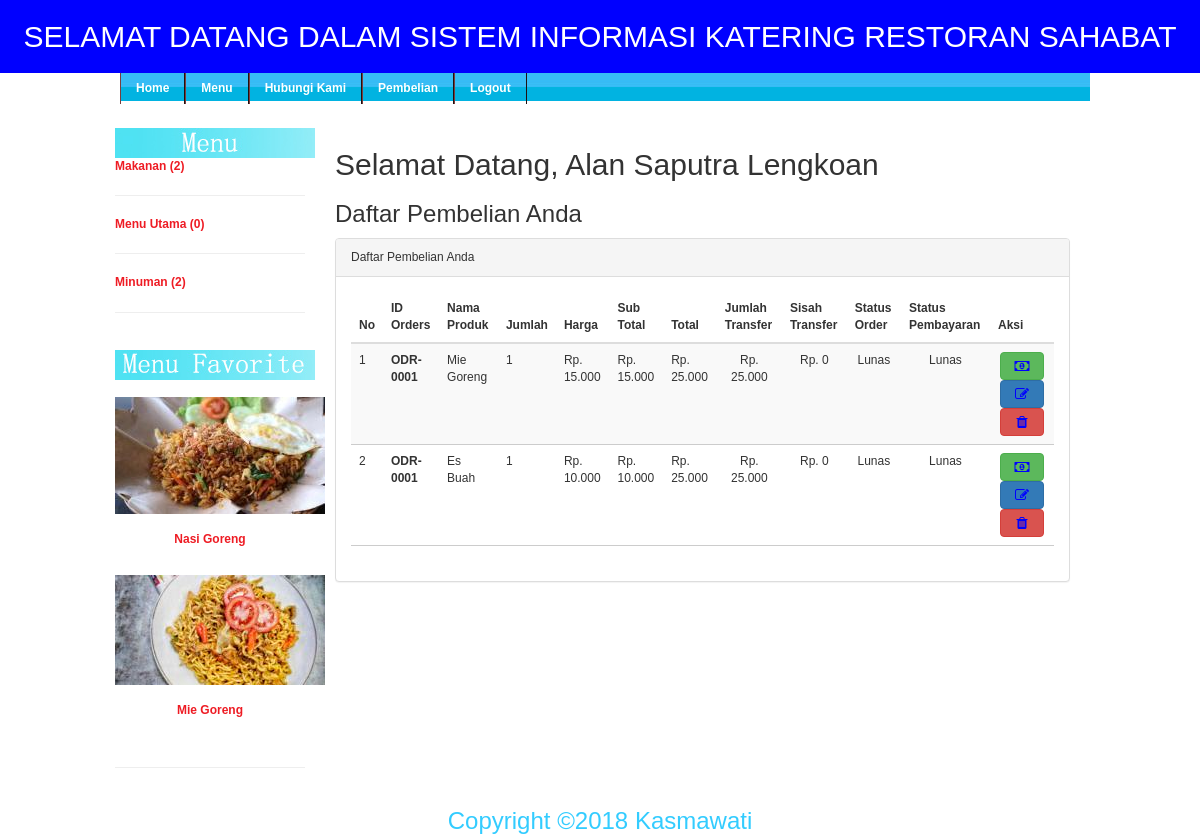
The app's page /user/pembelian.php (signed in) with its own data.
### tables this page shows
CREATE TABLE `kategori` (
  `id_kategori` int(5) NOT NULL,
  `nama_kategori` varchar(100) NOT NULL,
  `kategori_seo` varchar(100) NOT NULL
);

CREATE TABLE `produk` (
  `id_produk` varchar(10) NOT NULL,
  `id_kategori` int(5) NOT NULL,
  `nama_produk` varchar(100) NOT NULL,
  `produk_seo` varchar(100) NOT NULL,
  `deskripsi` text NOT NULL,
  `harga_p` int(20) NOT NULL,
  `stok` int(5) NOT NULL,
  `berat` decimal(5,2) UNSIGNED NOT NULL DEFAULT '0.00',
  `tgl_masuk` date NOT NULL,
  `gambar` varchar(100) NOT NULL,
  `dibeli` int(5) NOT NULL DEFAULT '1'
);

CREATE TABLE `orders` (
  `id_orders` varchar(10) NOT NULL,
  `uid` varchar(10) NOT NULL,
  `nama_kustomer` varchar(100) NOT NULL,
  `alamat` text NOT NULL,
  `telpon` varchar(20) NOT NULL,
  `email` varchar(50) NOT NULL,
  `status_order` varchar(50) NOT NULL DEFAULT 'Baru',
  `status_pembayaran` varchar(20) NOT NULL,
  `jam_p` time NOT NULL,
  `tgl_p` date NOT NULL,
  `tgl_order` date NOT NULL,
  `jam_order` time NOT NULL
);

CREATE TABLE `orders_detail` (
  `id_orders` varchar(10) NOT NULL,
  `id_produk` varchar(10) NOT NULL,
  `jumlah` int(5) NOT NULL,
  `harga` varchar(20) NOT NULL,
  `total` varchar(20) NOT NULL,
  `transfer` varchar(20) NOT NULL,
  `sisah` varchar(20) NOT NULL
);

### user/pembelian.php (the view, shortened to what this page needs)
<?php
  include_once "../config/koneksi.php";
  $user  = $_SESSION['username'];
  $sql   = "SELECT * FROM admins WHERE username = '$user'";
  $query = mysqli_query($koneksi, $sql);
  while ($data = mysqli_fetch_array($query, MYSQLI_ASSOC)) {
    $uid  = $data['uid'];
    $nama = $data['nama_lengkap'];
  }
?>
<!DOCTYPE html PUBLIC "-//W3C//DTD XHTML 1.0 Transitional//EN" "http://www.w3.org/TR/xhtml1/DTD/xhtml1-transitional.dtd">
<html xmlns="http://www.w3.org/1999/xhtml">
<head>
  <?php include_once 'head.php'; ?>
</head>
<body>
  <div class="judul">
    <h2 class="judul-text">Selamat Datang Dalam Sistem Informasi Katering Restoran Sahabat</h2>
  </div>
<div id="wrapper">
  <div id="header">
    <?php include_once 'menu.php'; ?>
  </div>
  <div id="leftcontent">
    <p>&nbsp;</p>
  </div>
  <div id="middlecontent">
    <img src="../images/bar2.jpg" width="200" height="30" />
    <p>
      <?php include "kiri.php"; ?>
    </p>
  </div>
  <div id="rightcontent">
    <h2>Selamat Datang, <?php echo $nama; ?></h2>
    <h3>Daftar Pembelian Anda</h3>
    <div class="row">
      <div class="col-lg-12">
        <div class="panel panel-default">
          <div class="panel-heading">
              Daftar Pembelian Anda
          </div>
          <div class="panel-body">
            <div class="table-responsive">
              <table class="table table-striped">
                <thead>
                  <tr>
                    <th>No</th>
                    <th>ID Orders</th>
                    <th>Nama Produk</th>
                    <th>Jumlah</th>
                    <th>Harga</th>
                    <th>Sub Total</th>
                    <th>Total</th>
                    <th>Jumlah Transfer</th>
                    <th>Sisah Transfer</th>
                    <th>Status Order</th>
                    <th>Status Pembayaran</th>
                    <th>Aksi</th>
                  </tr>
                </thead>
                <tbody>
                  <?php
                  $sql   = "SELECT a.*, b.*, c.* FROM orders AS a
                            INNER JOIN orders_detail AS b ON a.id_orders=b.id_orders
                            INNER JOIN produk AS c ON b.id_produk=c.id_produk WHERE uid = '$uid' ORDER BY uid DESC";
                  $query = mysqli_query($koneksi, $sql);
                  $no = 1;
                  while ($data = mysqli_fetch_array($query, MYSQLI_ASSOC)) {
                    $status = $data['status_pembayaran'];
                    if ($status == "P" || $status == "L" || $status == "M") {
                      $ket = "Dalam Proses";
                    } else if ($status == "Panjar") {
                      $ket = "Panjar";
                    } else if ($status == "Lunas") {
                      $ket = "Lunas";
                    } else if ($status == "Menunggu") {
                      $ket = "Menunggu";
                    } else {
                      $ket = "Tidak di Proses";
                    }
                  ?>
                  <tr>
                    <td><?php echo $no++; ?></td>
                    <td><b><?php echo $data['id_orders']; ?></b> </td>
                    <td><?php echo $data['nama_produk']; ?></td>
                    <td><?php echo $data['jumlah']; ?></td>
                    <td>Rp. <?php echo number_format($data['harga_p'], 0, ",", ".") ?></td>
                    <td>Rp. <?php echo number_format($data['harga'], 0, ",", ".") ?></td>
                    <td>Rp. <?php echo number_format($data['total'], 0, ",", ".") ?></td>
                    <td align="center">Rp. <?php echo number_format($data['transfer'], 0, ",", ".") ?> </td>
                    <td align="center">Rp. <?php echo number_format($data['sisah'], 0, ",", ".") ?> </td>
                    <td align="center"><?php echo $data['status_order']; ?></td>
                    <td align="center"><?php echo $ket; ?></td>
                    <td align="center">
                      <a class="btn btn-success" href="konfir_bayar.php?id_orders=<?php echo $data['id_orders']; ?>"><i class="fa fa-money fa-fw"></i> </a>
                      <a class="btn btn-primary" href="pesanan_ubah.php?id_orders=<?php echo $data['id_orders']; ?>"><i class="fa fa-edit fa-fw"></i> </a>
                      <a class="btn btn-danger" href="pesanan_batal.php?id_orders=<?php echo $data['id_orders']; ?>"><i class="fa fa-trash fa-fw"></i> </a>
                    </td>
                  </tr>
                  <?php } ?>
                </tbody>
              </table>
            </div>
          </div>
        </div>
      </div>
    </div>
  </div>
  <div id="footer"><h3>Copyright &copy;2018 Kasmawati</h3></div>
</div>
</body>
</html>

### user/kiri.php
<?php
include_once '../config/koneksi.php';
$kategori=mysqli_query($koneksi, "select nama_kategori, kategori.id_kategori, kategori_seo,
                       count(produk.id_produk) as jml
                       from kategori left join produk
                       on produk.id_kategori=kategori.id_kategori
                       group by nama_kategori");
while($k=mysqli_fetch_array($kategori)){
  echo "<span class=kategori>
          <a href=kategori-$k[id_kategori].html> $k[nama_kategori] ($k[jml])</a>
        </span><hr />";
}
echo "<br />";
echo "<img src=../images/bar3.jpg /><br /><br />";
$best=mysqli_query($koneksi, "SELECT * FROM produk ORDER BY dibeli DESC LIMIT 2");
while($a=mysqli_fetch_array($best)){
		echo "<p align=center><img src='../foto_produk/small_$a[gambar]' border=0><br /><br /><a href=produk-$a[id_produk].html><b>$a[nama_produk]</b></a></p><br />";
}
echo "<hr />";
?>

### user/style.css (style rules this page uses)
body { font-family: Arial, Helvetica, sans-serif; font-size: 12px; margin: 0px; background-color: #FFFFFF; }
td { border-bottom: 1px solid #cccccc; }
.judul .judul-text { font-family: sans-serif; background-color: blue; text-align: center; text-transform: uppercase; padding-top: 20px; padding-bottom: 20px; margin: 0 0 0 0; color: white; }
#wrapper { width: 980px; margin-right: auto; margin-left: auto; }
#wrapper #middlecontent { background-color:#FFF; float: left; width: 200px; padding-right: 5px; padding-left: 5px; }
#wrapper #rightcontent { float: left; width: 780px; padding-right: 20px; padding-left: 25px; }
#wrapper #footer { font-size: 10px; color:#3CF; background-color: #FFFFFF; text-align: center; height: 26px; width: 980px; line-height: 275%; }
#wrapper #middlecontent a:link { color: #EE1C24; text-decoration: none; }
#wrapper #rightcontent a:link { color: #0000FF; font-weight:bold; text-decoration: none; }
.judul { font-family: Georgia; font-size: 14px; line-height: 170%; font-weight: bold; color: #EE1C24; }
.kategori { font-family: Arial; font-weight: bold; margin: 10px 0 10px 0; }

### records on screen
kategori: nama_kategori "Makanan", k "2"
kategori: nama_kategori "Menu Utama", k "0"
kategori: nama_kategori "Minuman", k "2"
produk: gambar (picture), nama_produk "Nasi Goreng"
produk: gambar (picture), nama_produk "Mie Goreng"
orders: orders_detail.id_orders "ODR-0001", produk.nama_produk "Mie Goreng", orders_detail.jumlah "1", produk.harga_p "15.000", orders_detail.harga "15.000", orders_detail.total "25.000", orders_detail.transfer "25.000", orders_detail.sisah "0", status_order "Lunas", status_pembayaran "Lunas", produk.nama_produk "Es Buah", produk.harga_p "10.000", orders_detail.harga "10.000"

### other values on screen
$nama "Alan Saputra Lengkoan"
